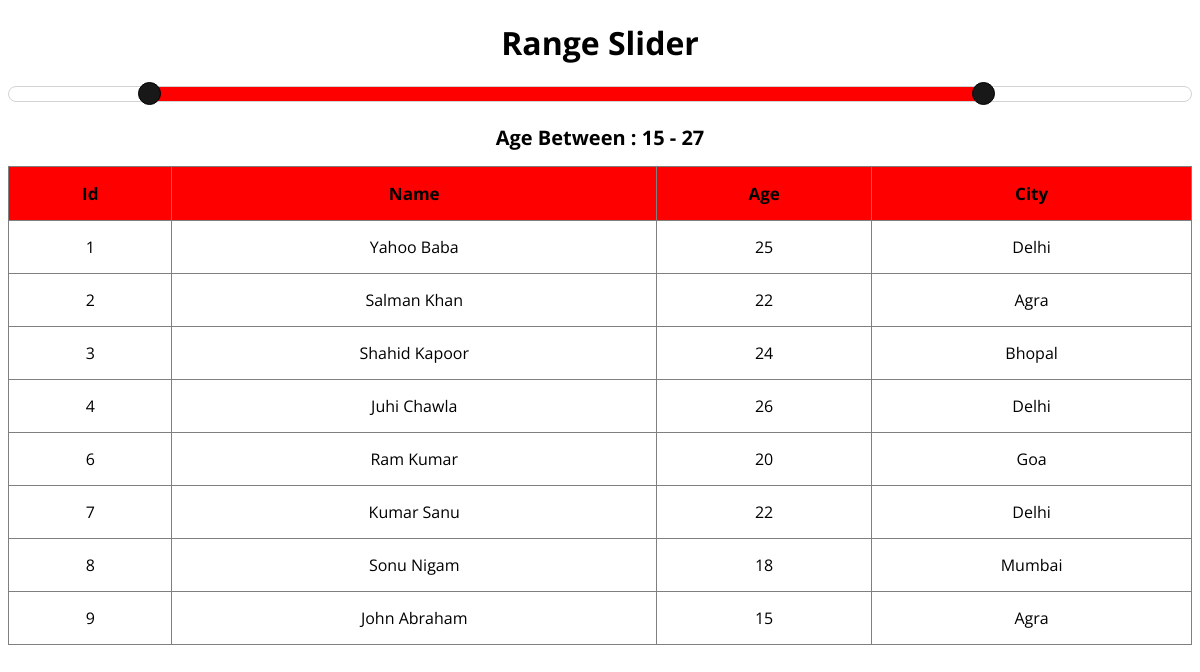
The page / on the database its author committed.
### tables this page shows
CREATE TABLE `students` (
  `id` int(11) NOT NULL,
  `student_name` varchar(100) NOT NULL,
  `age` int(10) NOT NULL,
  `city` varchar(100) NOT NULL
);

### index.php (the view, shortened to what this page needs)
<!DOCTYPE html>
<html lang="en">
<head>
    <link rel="stylesheet" href="https://ajax.googleapis.com/ajax/libs/jqueryui/1.13.2/themes/smoothness/jquery-ui.css">
</head>
<body>
<h1>Range Slider</h1>
<div class="container" >
    <div id="slider"></div><br/>
    <div class="agebetween">
        Age Between : <span id='range'>15 - 27</span>
    </div>
    <table id='emp_table' width='100%' border='1' style='border-collapse: collapse;'>
        <thead>
            <tr>
                <th>Id</th>
                <th>Name</th>
                <th>Age</th>
                <th>City</th>
            </tr>
        </thead>
        <tbody>
            <?php
                include("config.php");
                $query = "SELECT * FROM students WHERE age BETWEEN 15 AND 27";
                $result = mysqli_query($conn, $query);
                if(mysqli_num_rows($result) > 0){
                    while($row = mysqli_fetch_assoc($result)){
            ?>
                <tr>
                    <td><?php echo $row['id']; ?></td>
                    <td><?php echo $row['student_name']; ?></td>
                    <td><?php echo $row['age']; ?></td>
                    <td><?php echo $row['city']; ?></td>
                </tr>
            <?php
                    }
                }
            ?>
        </tbody>
    </table>
</div>
</body>
</html>

### index.php (style rules this page uses)
* { font-family: 'Nunito Sans', sans-serif; font-family: 'Open Sans', sans-serif; }
.ui-slider { border-radius: 50px; border: 1px solid black; }
.agebetween { margin-bottom: 15px; font-size: 20px; font-weight: bold; text-align: center; }
tr, td, th { padding: 15px; text-align: center; }
th { background-color: red; font-size: 17px; }
h1 { text-align: center; }

### rows shown on the page
students: id "1", student_name "Yahoo Baba", age "25", city "Delhi"
students: id "2", student_name "Salman Khan", age "22", city "Agra"
students: id "3", student_name "Shahid Kapoor", age "24", city "Bhopal"
students: id "4", student_name "Juhi Chawla", age "26", city "Delhi"
students: id "6", student_name "Ram Kumar", age "20", city "Goa"
students: id "7", student_name "Kumar Sanu", age "22", city "Delhi"
students: id "8", student_name "Sonu Nigam", age "18", city "Mumbai"
students: id "9", student_name "John Abraham", age "15", city "Agra"
